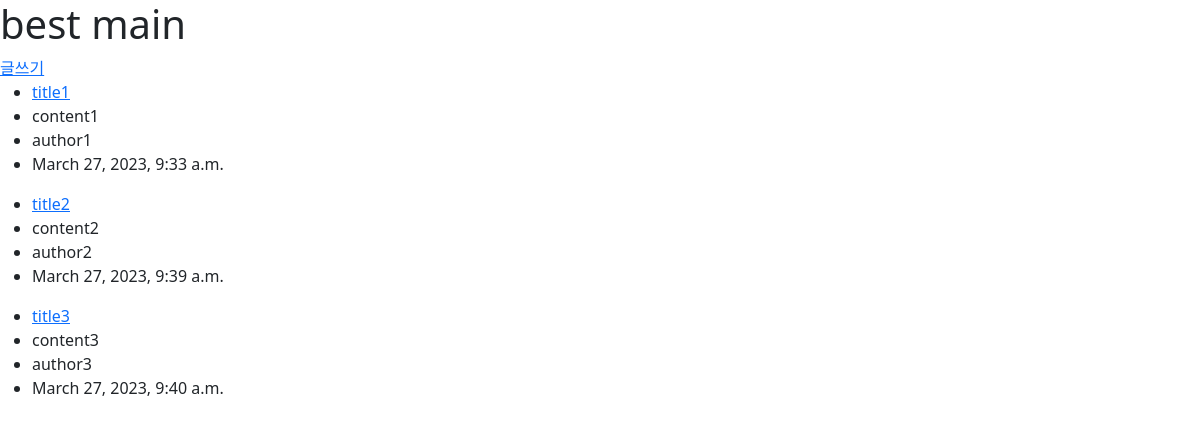
/main/best/, run on the app's committed database.
### main/models.py (models this page shows)
class Post(models.Model):
    title = models.CharField(max_length=100)
    content = models.TextField()
    author = models.CharField(max_length=50)
    created_at = models.DateTimeField(auto_now_add=True)

### main/views.py (the view)
# urls.py: path('best/', views.best, name = 'best'),
def best(request):
    postlist = Post.objects.all()
    return render(request, 'best/best.html', {'postlist':postlist})

### main/templates/best/best.html (shortened to what this page needs)
{% extends 'base.html' %}
{% block content %}
  <h1>best main</h1>
  <a href="{% url 'main:write' %}">글쓰기</a>
  {% for list in postlist %}
    <ul>
      <li>
        <a href="{% url 'main:detail' list.pk %}">
          {{list.title}}
        </a>
      </li>
      <li>{{list.content}}</li>
      <li>{{list.author}}</li>
      <li>{{list.created_at}}</li>
    </ul>
  {% endfor %}
{% endblock content %}

### templates/base.html (shortened to what this page needs)
<!doctype html>
<html lang="en">
<head>
  <link href="https://cdn.jsdelivr.net/npm/bootstrap@5.3.0-alpha1/dist/css/bootstrap.min.css" rel="stylesheet">
</head>
<body>
  {% block content %}
  {% endblock content %}
</body>
</html>

### data on the page
Post: title "title1", content "content1", author "author1", created_at "March 27, 2023, 9:33 a.m."
Post: title "title2", content "content2", author "author2", created_at "March 27, 2023, 9:39 a.m."
Post: title "title3", content "content3", author "author3", created_at "March 27, 2023, 9:40 a.m."
